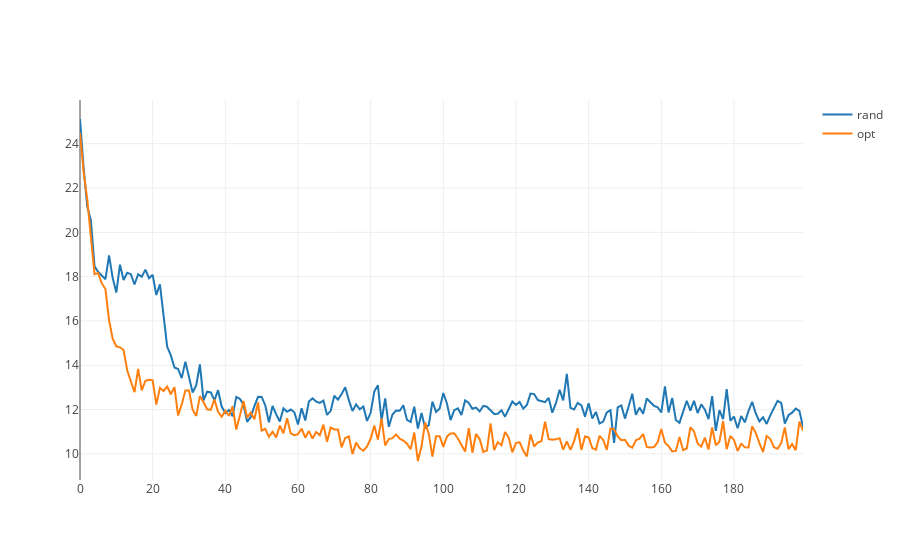
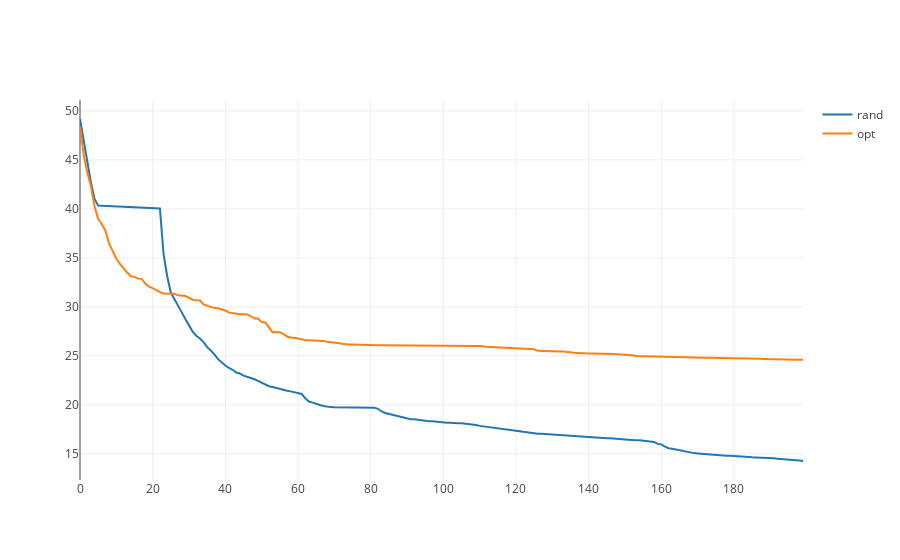

Notebook cell for these charts, in order:
### Markdown cell above
For each strategy, we plot posterior entropy and distance to the true shape as a function of iteration.

### Code cell
variances = np.mean(np.array(all_vars), axis = 0)
distances = np.mean(np.array(all_dists), axis = 0)

iplot([go.Scatter(x = range(n_its), y = variances[:n_its], name = "rand"),
       go.Scatter(x = range(n_its), y = variances[n_its:], name = "opt")])
iplot([go.Scatter(x = range(n_its), y = distances[:n_its], name = "rand"),
       go.Scatter(x = range(n_its), y = distances[n_its:], name = "opt")])

### Figure 1 — Plotly figure (JSON) as saved in the notebook; plotly's stock layout.template omitted (floating-point values rounded to 4 significant figures; data arrays with more than 128 entries replaced by an {"elided": "..."} marker saying what was removed)
{"data": [{"name": "rand", "type": "scatter", "x": {"elided": "200 int values"}, "y": {"elided": "200 float values"}}, {"name": "opt", "type": "scatter", "x": {"elided": "200 int values"}, "y": {"elided": "200 float values"}}], "layout": {}}

### Figure 2 — Plotly figure (JSON) as saved in the notebook; plotly's stock layout.template omitted (floating-point values rounded to 4 significant figures; data arrays with more than 128 entries replaced by an {"elided": "..."} marker saying what was removed)
{"data": [{"name": "rand", "type": "scatter", "x": {"elided": "200 int values"}, "y": {"elided": "200 float values"}}, {"name": "opt", "type": "scatter", "x": {"elided": "200 int values"}, "y": {"elided": "200 float values"}}], "layout": {}}
